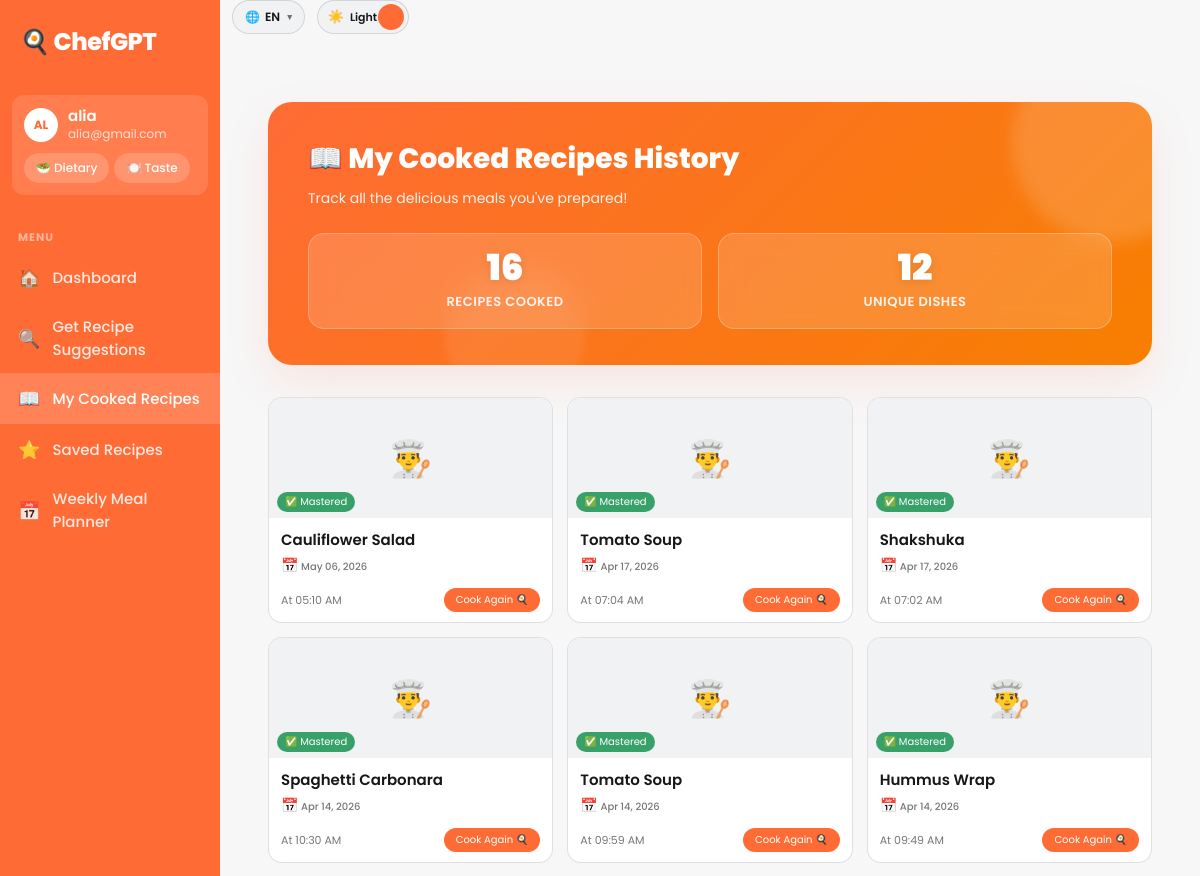
/cooked-history (signed in, upper part), run on an earlier commit of the app's database.
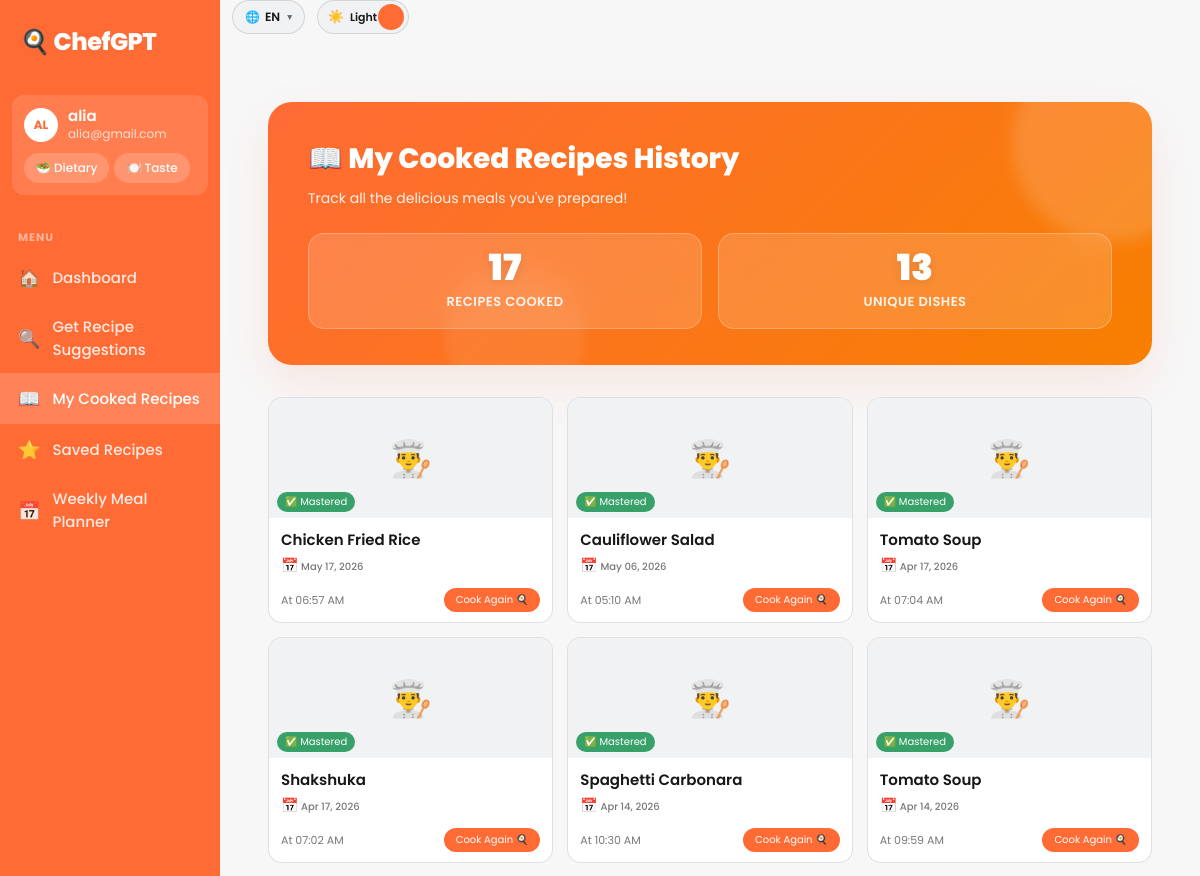
And on a later commit of the database.
### app.py (models this page shows)
class User(UserMixin, db.Model):
    id = db.Column(db.Integer, primary_key=True)
    username = db.Column(db.String(80), unique=True, nullable=False)
    email = db.Column(db.String(120), unique=True, nullable=False)
    password = db.Column(db.String(200), nullable=False)
    created_at = db.Column(db.DateTime, default=datetime.utcnow)
    role = db.Column(db.String(20), nullable=False, default='user')

class CookedRecipe(db.Model):
    __tablename__ = 'cooked_recipes'
    id = db.Column(db.Integer, primary_key=True)
    user_id = db.Column(db.Integer, db.ForeignKey('user.id'), nullable=False)
    recipe_id = db.Column(db.Integer, nullable=False)
    recipe_name = db.Column(db.String(200), nullable=False)
    cooked_at = db.Column(db.DateTime, default=datetime.utcnow)
    user = db.relationship('User', backref='cooked_recipes')

### app.py (the view)
@app.route("/cooked-history")
@login_required
def cooked_history():
    cooked_recipes = CookedRecipe.query.filter_by(user_id=current_user.id)\
        .order_by(CookedRecipe.cooked_at.desc()).all()
    return render_template("cooked_history.html", recipes=cooked_recipes)

### app.py (called while the page is built)
@login_manager.user_loader
def load_user(user_id):
    return User.query.get(int(user_id))

### templates/cooked_history.html (shortened to what this page needs)
{% extends "base.html" %}
{% block extra_head %}
    <link rel="stylesheet" href="{{ url_for('static', filename='css/history.css') }}">
{% endblock %}
{% block content %}
    <div class="container">
        <div class="page-header">
            <h2>📖 My Cooked Recipes History</h2>
            <p>Track all the delicious meals you've prepared!</p>
            <div class="stats">
                <div class="stat-card">
                    <div class="stat-number">{{ recipes|length }}</div>
                    <div class="stat-label">Recipes Cooked</div>
                </div>
                <div class="stat-card">
                    <div class="stat-number">{{ recipes|map(attribute='recipe_id')|unique|list|length }}</div>
                    <div class="stat-label">Unique Dishes</div>
                </div>
            </div>
        </div>
        {% if recipes|length == 0 %}
            <div class="empty-state">
                <div style="font-size: 48px; margin-bottom: 16px;">🍽️</div>
                <h3>No Recipes Cooked Yet</h3>
                <p>Start your cooking journey by finding recipes and marking them as cooked!</p>
                <a href="{{ url_for('recommend_page') }}">Find Recipes to Cook</a>
            </div>
        {% else %}
            <div class="recipe-grid">
            {% for cooked in recipes %}
                <div class="recipe-card" onclick="window.location.href='{{ url_for('recipe_detail', recipe_id=cooked.recipe_id) }}'">
                    <div class="recipe-card-img">
                        <div class="recipe-img-placeholder">👨‍🍳</div>
                        <div class="recipe-time-badge" style="background: #38A169;">✅ Mastered</div>
                    </div>
                    <div class="recipe-card-body">
                        <div class="recipe-card-name" style="font-size: 15px;">{{ cooked.recipe_name }}</div>
                        <div class="recipe-card-meta" style="color: var(--muted); font-weight: 500; margin-top: 4px;">
                            <span style="font-size: 14px;">📅</span> {{ cooked.cooked_at.strftime('%b %d, %Y') }}
                        </div>
                        <div class="recipe-card-footer" style="margin-top: 12px;">
                            <div class="recipe-rating" style="font-size: 11px;">At {{ cooked.cooked_at.strftime('%I:%M %p') }}</div>
                            <div class="recipe-view-btn" style="background: var(--brand);">Cook Again 🍳</div>
                        </div>
                    </div>
                </div>
            {% endfor %}
            </div>
        {% endif %}
    </div>
{% endblock %}

### templates/base.html (shortened to what this page needs)
<!DOCTYPE html>
<html lang="en">
<head>
    <link rel="stylesheet" href="{{ url_for('static', filename='css/dashboard.css') }}">
    {% block extra_head %}{% endblock %}
</head>
<body>
<div class="dashboard-layout">
  <aside class="sidebar">
    <div class="sidebar-logo">🍳 ChefGPT</div>
    <div class="profile-block">
      <div class="profile-row">
        <div class="avatar">{{ current_user.username[:2].upper() if current_user.is_authenticated else '' }}</div>
        <div>
          <div class="profile-name">{{ current_user.username if current_user.is_authenticated else '' }}</div>
          <div class="profile-email">{{ current_user.email if current_user.is_authenticated else '' }}</div>
        </div>
      </div>
      <div class="profile-pills">
        <button class="pill" onclick="openDietDrawer()">🥗 Dietary</button>
        <button class="pill" onclick="openTasteDrawer()">🍽️ Taste</button>
      </div>
    </div>
    <nav class="sidebar-nav">
      <div class="nav-label">MENU</div>
      <a href="{{ url_for('dashboard') }}" class="nav-item {% if request.endpoint == 'dashboard' %}active{% endif %}">
        <span class="nav-icon">🏠</span> Dashboard</a>
      <a href="{{ url_for('recommend_page') }}" class="nav-item {% if request.endpoint == 'recommend_page' %}active{% endif %}">
        <span class="nav-icon">🔍</span> Get Recipe Suggestions</a>
      <a href="{{ url_for('cooked_history') }}" class="nav-item {% if request.endpoint == 'cooked_history' %}active{% endif %}">
        <span class="nav-icon">📖</span> My Cooked Recipes</a>
      <a href="{{ url_for('saved_recipes') }}" class="nav-item {% if request.endpoint == 'saved_recipes' %}active{% endif %}">
        <span class="nav-icon">⭐</span> Saved Recipes</a>
      <a href="{{ url_for('meal_planner') }}" class="nav-item {% if request.endpoint == 'meal_planner' %}active{% endif %}">
        <span class="nav-icon">📅</span> Weekly Meal Planner</a>
    </nav>
  </aside>
  <main class="main-content">
    <div class="topbar-actions">
      <div class="lang-switcher" id="langSwitcher">
        <button class="lang-toggle-btn" id="langToggleBtn" onclick="toggleLangDropdown()" aria-label="Change language">
          <span id="langFlag">🌐</span>
          <span id="langLabel">EN</span>
          <span class="lang-caret">▾</span>
        </button>
      </div>
      <button class="theme-switch" type="button" onclick="toggleTheme()" aria-label="Toggle theme">
        <span class="theme-switch-icon" id="themeIcon">🌙</span>
        <span class="theme-switch-text" id="themeText">Dark</span>
        <span class="theme-switch-knob"></span>
      </button>
    </div>
    <div class="page-content">
      {% block content %}{% endblock %}
    </div>
  </main>
</div>
</body>
        {% set diet_options = [('omnivore','🍽️ No Restrictions','Eats everything'),('vegetarian','🥦 Vegetarian','No meat, dairy & eggs ok'),('vegan','🌱 Vegan','No animal products'),('halal','☪️ Halal','No pork & alcohol')] %}
</html>

### static/css/history.css (style rules this page uses)
.container { max-width: 1000px; margin: 20px auto; padding: 0 16px; animation: slideUp 0.4s ease-out forwards; }
.page-header { background: linear-gradient(135deg, var(--brand) 0%, #f77f00 100%); padding: 36px 40px; border-radius: 24px; margin-bottom: 32px; position: relative; overflow: hidden; box-shadow: var(--shadow); color: white; }
.page-header::before { content: ''; position: absolute; top: -60px; right: -60px; width: 200px; height: 200px; background: rgba(255,255,255,0.15); border-radius: 50%; filter: blur(8px); }
.page-header::after { content: ''; position: absolute; bottom: -40px; left: 20%; width: 140px; height: 140px; background: rgba(255,255,255,0.08); border-radius: 50%; filter: blur(4px); }
.page-header h2 { font-size: 28px; font-weight: 800; margin-bottom: 8px; position: relative; z-index: 1; }
.page-header p { color: rgba(255,255,255,0.9); font-size: 14px; position: relative; z-index: 1; }
.stats { display: flex; gap: 16px; margin-top: 24px; position: relative; z-index: 1; }
.stat-card { background: rgba(255,255,255,0.15); backdrop-filter: blur(12px); border: 1px solid rgba(255,255,255,0.25); padding: 16px 24px; border-radius: 16px; flex: 1; text-align: center; transition: all 0.3s cubic-bezier(0.4, 0, 0.2, 1); }
.stat-number { font-size: 36px; font-weight: 900; color: white; line-height: 1; margin-bottom: 6px; text-shadow: 0 2px 10px rgba(0,0,0,0.1); }
.stat-label { color: rgba(255,255,255,0.9); font-size: 13px; font-weight: 600; text-transform: uppercase; letter-spacing: 0.5px; }

What changed in the data, as far as the page shows it:
no longer on this page (row unchanged): CookedRecipe: recipe_name "Hummus Wrap", cooked_at "Apr 14, 2026", cooked_at "09:49 AM"
added CookedRecipe: recipe_name "Chicken Fried Rice", cooked_at "May 17, 2026", cooked_at "06:57 AM"
Also different on the page:
{{ recipes|length }}: "16" → "17"
{{ recipes|map(attribute='recipe_id')|unique|list|length }}: "12" → "13"
